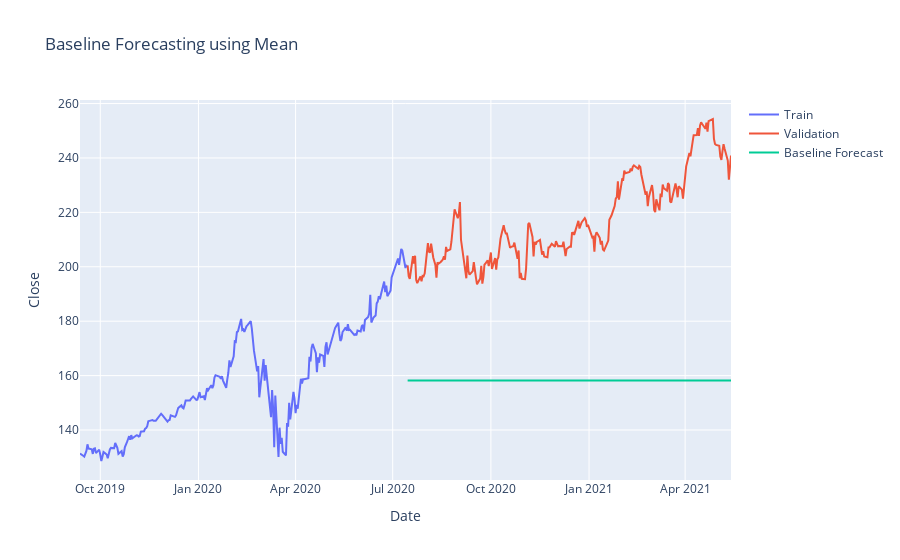
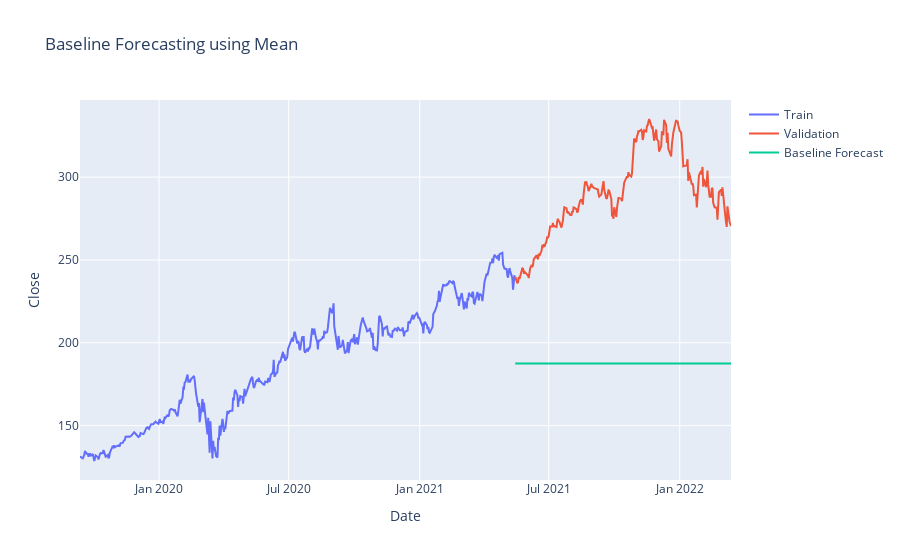
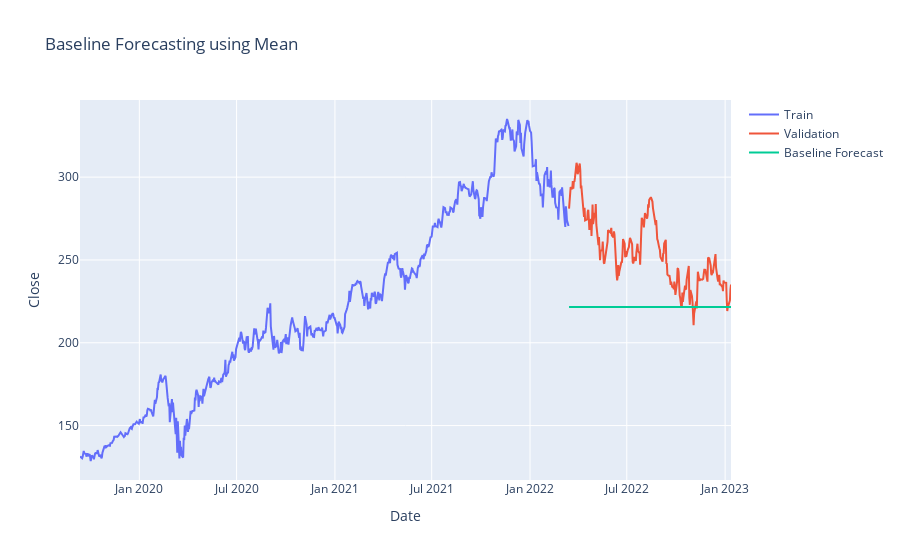
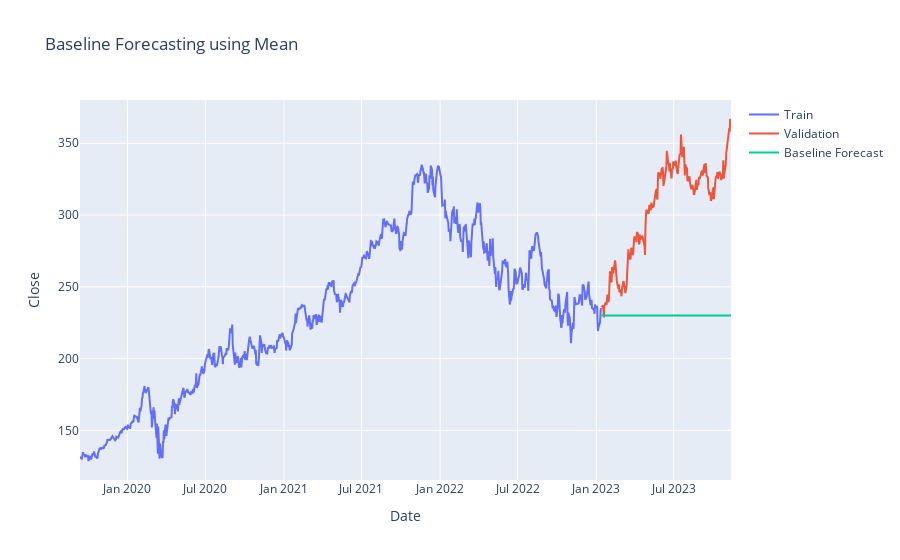

The notebook cell these images were saved under, in order:
### Code cell
for i, (train_index, test_index) in enumerate(tscv.split(raw_data)):
    
    # Create train/test datraframes using the indexes from tcsv
    train_df = raw_data.iloc[train_index, :]
    test_df = raw_data.iloc[test_index, :]

    # Calculating predicted Close price values using the mean of training data
    baseline_pred = np.full(test_df.shape[0], np.mean(train_df['Close']))
    mean_predictions = pd.Series(data=baseline_pred, index=test_df.index)

    # Plotting the forecasted values alongside actual data and previous data (training data) 
    print(f"Fold {i+1}:") 
    plt_forecast(mean_predictions, fc_method='Mean', train=train_df, test= test_df)
    
    # Calculating results for each fold using function and adding results to dataframe
    results_dict = fcast_evaluation(mean_predictions.values, test_df['Close'].values)
    mean_results_df.iloc[i] = results_dict

### Figure 1 — Plotly figure (JSON) as saved in the notebook; plotly's stock layout.template omitted (floating-point values rounded to 4 significant figures; data arrays with more than 128 entries replaced by an {"elided": "..."} marker saying what was removed)
{"data": [{"mode": "lines", "name": "Train", "type": "scatter", "x": {"elided": "307 str values"}, "y": {"elided": "307 float values"}}, {"mode": "lines", "name": "Validation", "type": "scatter", "x": {"elided": "304 str values"}, "y": {"elided": "304 float values"}}, {"mode": "lines", "name": "Baseline Forecast", "type": "scatter", "x": {"elided": "304 str values"}, "y": {"elided": "304 float values"}}], "layout": {"title": {"text": "Baseline Forecasting using Mean"}, "xaxis": {"title": {"text": "Date"}}, "yaxis": {"title": {"text": "Close"}}}}

### Figure 2 — Plotly figure (JSON) as saved in the notebook; plotly's stock layout.template omitted (floating-point values rounded to 4 significant figures; data arrays with more than 128 entries replaced by an {"elided": "..."} marker saying what was removed)
{"data": [{"mode": "lines", "name": "Train", "type": "scatter", "x": {"elided": "611 str values"}, "y": {"elided": "611 float values"}}, {"mode": "lines", "name": "Validation", "type": "scatter", "x": {"elided": "304 str values"}, "y": {"elided": "304 float values"}}, {"mode": "lines", "name": "Baseline Forecast", "type": "scatter", "x": {"elided": "304 str values"}, "y": {"elided": "304 float values"}}], "layout": {"title": {"text": "Baseline Forecasting using Mean"}, "xaxis": {"title": {"text": "Date"}}, "yaxis": {"title": {"text": "Close"}}}}

### Figure 3 — Plotly figure (JSON) as saved in the notebook; plotly's stock layout.template omitted (floating-point values rounded to 4 significant figures; data arrays with more than 128 entries replaced by an {"elided": "..."} marker saying what was removed)
{"data": [{"mode": "lines", "name": "Train", "type": "scatter", "x": {"elided": "915 str values"}, "y": {"elided": "915 float values"}}, {"mode": "lines", "name": "Validation", "type": "scatter", "x": {"elided": "304 str values"}, "y": {"elided": "304 float values"}}, {"mode": "lines", "name": "Baseline Forecast", "type": "scatter", "x": {"elided": "304 str values"}, "y": {"elided": "304 float values"}}], "layout": {"title": {"text": "Baseline Forecasting using Mean"}, "xaxis": {"title": {"text": "Date"}}, "yaxis": {"title": {"text": "Close"}}}}

### Figure 4 — Plotly figure (JSON) as saved in the notebook; plotly's stock layout.template omitted (floating-point values rounded to 4 significant figures; data arrays with more than 128 entries replaced by an {"elided": "..."} marker saying what was removed)
{"data": [{"mode": "lines", "name": "Train", "type": "scatter", "x": {"elided": "1219 str values"}, "y": {"elided": "1219 float values"}}, {"mode": "lines", "name": "Validation", "type": "scatter", "x": {"elided": "304 str values"}, "y": {"elided": "304 float values"}}, {"mode": "lines", "name": "Baseline Forecast", "type": "scatter", "x": {"elided": "304 str values"}, "y": {"elided": "304 float values"}}], "layout": {"title": {"text": "Baseline Forecasting using Mean"}, "xaxis": {"title": {"text": "Date"}}, "yaxis": {"title": {"text": "Close"}}}}
